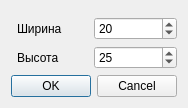
<?xml version="1.0" encoding="UTF-8"?>
<ui version="4.0">
 <class>Dialog</class>
 <widget class="QDialog" name="Dialog">
  <property name="windowModality">
   <enum>Qt::NonModal</enum>
  </property>
  <property name="geometry">
   <rect>
    <x>0</x>
    <y>0</y>
    <width>174</width>
    <height>100</height>
   </rect>
  </property>
  <property name="windowTitle">
   <string>Dialog</string>
  </property>
  <property name="modal">
   <bool>true</bool>
  </property>
  <layout class="QVBoxLayout" name="verticalLayout">
   <property name="spacing">
    <number>6</number>
   </property>
   <item>
    <layout class="QFormLayout" name="formLayout">
     <property name="horizontalSpacing">
      <number>32</number>
     </property>
     <property name="leftMargin">
      <number>6</number>
     </property>
     <property name="topMargin">
      <number>6</number>
     </property>
     <property name="bottomMargin">
      <number>0</number>
     </property>
     <item row="0" column="0">
      <widget class="QLabel" name="widthLabel">
       <property name="text">
        <string>Ширина</string>
       </property>
      </widget>
     </item>
     <item row="0" column="1">
      <widget class="QSpinBox" name="widthSpinBox">
       <property name="minimum">
        <number>2</number>
       </property>
       <property name="maximum">
        <number>100</number>
       </property>
       <property name="value">
        <number>20</number>
       </property>
      </widget>
     </item>
     <item row="1" column="0">
      <widget class="QLabel" name="heightLabel">
       <property name="text">
        <string>Высота</string>
       </property>
      </widget>
     </item>
     <item row="1" column="1">
      <widget class="QSpinBox" name="heightSpinBox">
       <property name="minimum">
        <number>2</number>
       </property>
       <property name="maximum">
        <number>100</number>
       </property>
       <property name="value">
        <number>25</number>
       </property>
      </widget>
     </item>
    </layout>
   </item>
   <item>
    <widget class="QDialogButtonBox" name="buttonBox">
     <property name="orientation">
      <enum>Qt::Horizontal</enum>
     </property>
     <property name="standardButtons">
      <set>QDialogButtonBox::Cancel|QDialogButtonBox::Ok</set>
     </property>
    </widget>
   </item>
  </layout>
 </widget>
 <resources/>
 <connections>
  <connection>
   <sender>buttonBox</sender>
   <signal>accepted()</signal>
   <receiver>Dialog</receiver>
   <slot>accept()</slot>
   <hints>
    <hint type="sourcelabel">
     <x>248</x>
     <y>254</y>
    </hint>
    <hint type="destinationlabel">
     <x>157</x>
     <y>274</y>
    </hint>
   </hints>
  </connection>
  <connection>
   <sender>buttonBox</sender>
   <signal>rejected()</signal>
   <receiver>Dialog</receiver>
   <slot>reject()</slot>
   <hints>
    <hint type="sourcelabel">
     <x>316</x>
     <y>260</y>
    </hint>
    <hint type="destinationlabel">
     <x>286</x>
     <y>274</y>
    </hint>
   </hints>
  </connection>
 </connections>
</ui>
